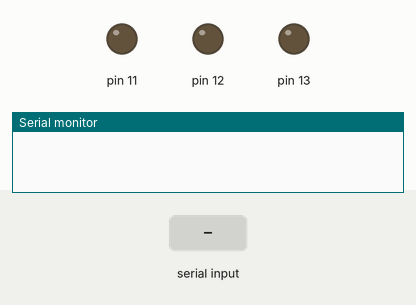
Simulated run of this sketch. Board: Arduino Uno, built with avr-gcc and run on an emulated ATmega328P. Shown: output pins drawn as LEDs (lit = HIGH), the last lines printed to the serial monitor. The test bench sets the inputs (shaded band).

Above: at 1.2 s.
1.3 s: "r" received over Serial
At 2.5 s:
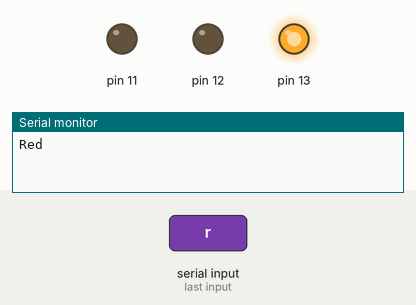
2.8 s: "g" received over Serial
At 3.8 s:
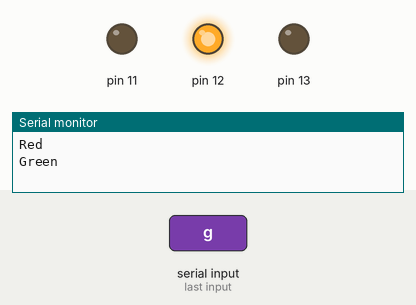
4.3 s: "b" received over Serial
At 4.9 s:
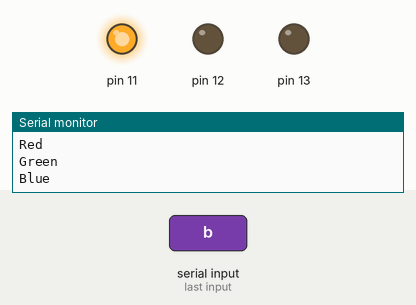
5.8 s: "h" received over Serial
At 6.1 s:
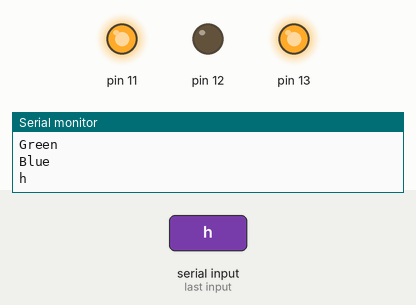
7.3 s: "y" received over Serial
At 8.4 s:
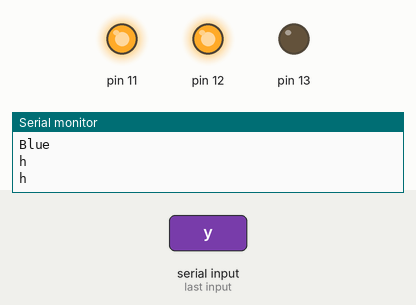
Timing chart, 0 to 9.8 s (numbered marks = the images above; inputs shaded):
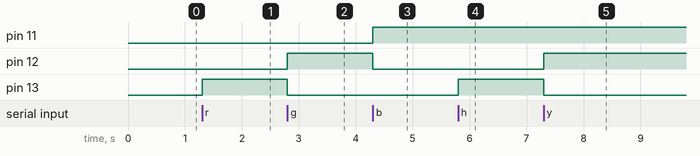

Measured:
- after the input at 1.3 s, pin 13: LOW → HIGH at once
- after the input at 2.8 s, pin 12: LOW → HIGH at once; pin 13: HIGH → LOW at once
- after the input at 4.3 s, pin 11: LOW → HIGH at once; pin 12: HIGH → LOW at once
- after the input at 5.8 s, pin 13: LOW → HIGH at once
- after the input at 7.3 s, pin 12: LOW → HIGH at once; pin 13: HIGH → LOW at once

The sketch:

RGB.ino
```cpp
void setup() {
pinMode(13,OUTPUT);
pinMode(12,OUTPUT);
pinMode(11,OUTPUT);
Serial.begin(9600);
}

void loop() {
char x=Serial.read();

if (x=='r'){
    digitalWrite(13,1);
    digitalWrite(12,0);
    digitalWrite(11,0);
    Serial.println("Red");}
if (x=='g'){
    digitalWrite(12,1);
    digitalWrite(13,0);
    digitalWrite(11,0);
    Serial.println("Green");}
if (x=='b'){
    digitalWrite(11,1);
    digitalWrite(12,0);
    digitalWrite(13,0);
    Serial.println("Blue");}
if (x=='h'){
    digitalWrite(11,1);
    digitalWrite(12,0);
    digitalWrite(13,1);
    Serial.println("h");}
if (x=='y'){
    digitalWrite(11,1);
    digitalWrite(12,1);
    digitalWrite(13,0);
    Serial.println("h");}
}
```
